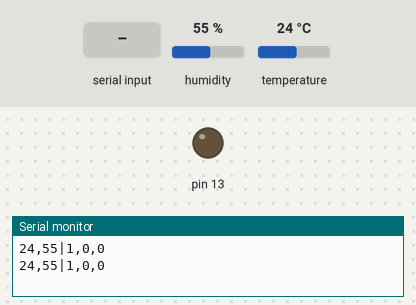
Bench run of a sketch on a simulated Arduino Uno, built with avr-gcc and run on an emulated ATmega328P. On the bench: output pins drawn as LEDs (lit = HIGH), the last lines printed to the serial monitor. The inputs (shaded band) are chosen by the test bench; at power-on: humidity 55 %, temperature 24 °C.

Above: at 1.2 s.
1.3 s: "Y" received over Serial
At 2.4 s:
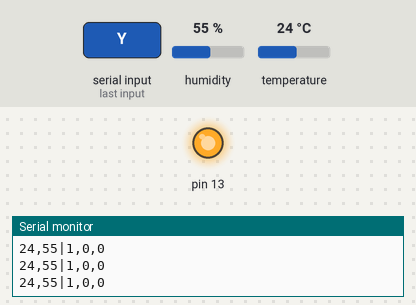
3.5 s: "N" received over Serial
At 4.5 s:
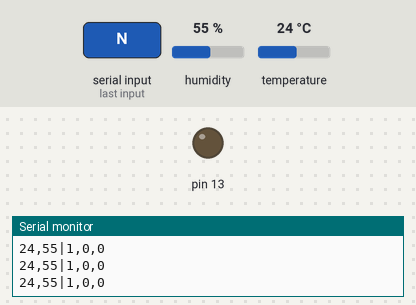
Timing chart, 0 to 6.5 s (numbered marks = the images above; inputs shaded):
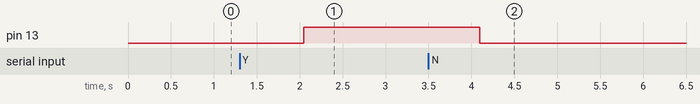

Measured:
- after the input at 1.3 s, pin 13: LOW → HIGH after 0.75 s
- after the input at 3.5 s, pin 13: HIGH → LOW after 0.60 s

The sketch:

dht11_serial_test2.ino
```cpp
#include <dht11.h>
dht11 DHT;
#define DHT11_PIN 4

//переменные для работы
int temp, hum;
boolean dht_error, dht_error_fl1, dht_error_fl2;

//инициализация (до запуска основного цикла)
void setup(){
  Serial.begin(9600); //разрешение работы serialport
  pinMode(13, OUTPUT); //подключение 13 пина на выход
  dht_error = dht_error_fl1 = dht_error_fl2 = false; //начальные значения ошибок
}

//основной цикл
void loop(){
  String data_send = String("");
  char msg = ' ';
  if (Serial.available()>0){  //проверка наличия принятых сообщений на порте
    msg = Serial.read();  //если есть, то считываем
  }

  //разбор прочитанных из порта данных
  if (msg=='Y') {
    digitalWrite(13, HIGH);  // включаю светодиод

  } else if (msg=='N') {
    digitalWrite(13, LOW);   // выключаю светодиод
  }

  //считывание данных с датчика
  dht_error = check_temp(); //1 - без ошибок, 0 - есть ошибки
  //формирование строки
  data_send = data_send+temp+","+hum+"|"+dht_error+","+dht_error_fl1+","+dht_error_fl2;
  //отправка
  Serial.println(data_send);
  //Serial.println(temp,1); //запись в порт

  delay(1000);
}

boolean check_temp(){
  //Serial.print("DHT11, \t");
  int chk = DHT.read(DHT11_PIN);    // READ DATA
  if (chk==DHTLIB_OK){
    // DISPLAT DATA
    //Serial.print(DHT.humidity,1);
    //Serial.print(",\t");
    //Serial.println(DHT.temperature,1);
    temp = DHT.temperature;
    hum = DHT.humidity;
    dht_error_fl1 = false;
    dht_error_fl2 = false;
    return true;
  }
  else{
    switch (chk){
      case DHTLIB_ERROR_CHECKSUM:
                  dht_error_fl1 = false;
                  dht_error_fl2 = true;
                  //Serial.print("DHT11 Checksum error,\t");
                  break;
      case DHTLIB_ERROR_TIMEOUT:
                  dht_error_fl1 = true;
                  dht_error_fl2 = false;
                  //Serial.print("DHT11 Time out error,\t");
                  break;
      default:
                dht_error_fl1 = true;
                dht_error_fl2 = true;
                // Serial.print("DHT11 Unknown error,\t");
                break;
    }
    temp=hum=0;
    return false;
  }
}
```
